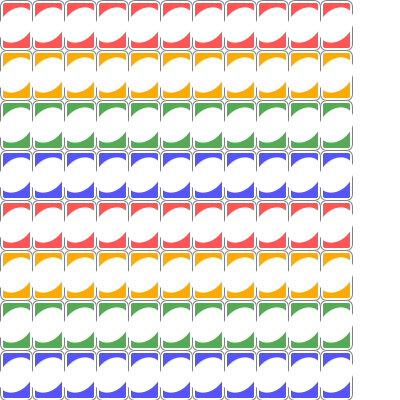
Frame 1 (no input)
Frame 60 (the mouse pressed at the canvas centre just before this capture): identical to frame 1, image omitted
Frame 120 (the mouse held since frame 60 and released just before this capture): identical to frame 1, image omitted

The Processing sketch that drew this single still picture (run headless with seeded random() and noise(); from frame 60 on, the mouse is pressed at the canvas centre):

// Processing sketch: week04_4_umo_ellipse_translate_rotate
// ── week04_4_umo_ellipse_translate_rotate.pde
void setup()
{
  size(400,400);//製作uno卡片 
}
int [][] card = new int [8][11];
color [] C = {#FF5555, #FFAA00, #55AA55, #5555FF};//UNO卡牌的顏色
void draw()
{
  background(255);
  for ( int i=0;i<8;i++ )
  {
    for( int j=0;j<11;j++ )
    {//      x 座標 y座標  顏色
      drawCard(j*32,i*50,C[i%4]);//把下面兩行合起來
      //fill(C[i%4]);
      //               牌的寬 高
      //rect(j*32, i*50, 32, 50);
      
    }
  }
}
void drawCard( int x, int y, color c)
{
  stroke(128);//灰色的邊框
  fill(255);//白色的背景
  rect(x, y, 32, 50, 7);//圓弧的弧度(7)
  noStroke();
  fill(c);
  rect(x+3, y+3 , 32-5, 50-5, 2);
  
  pushMatrix();//電腦圖學
  fill(255);//白色
  translate(x+16, y+25);
  rotate(radians(45));//橢圓旋轉45度
  ellipse(0, 0, 30, 40);//橢圓
  popMatrix();
}
